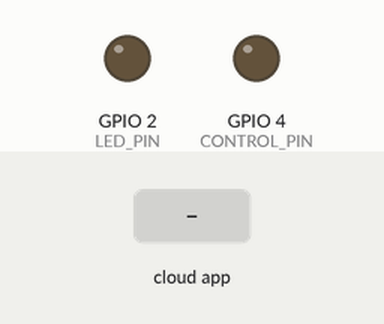
Recording of a sketch running on a simulated ESP32. On the bench: output pins drawn as LEDs (lit = HIGH). Inputs (shaded band) come from the test bench. WiFi joins after 1.5 s; servers stay silent unless stated; the Firebase database answers and starts empty.

Above: at 2.7 s.
2.8 s: the phone or cloud app sets state to 1
At 3.3 s:
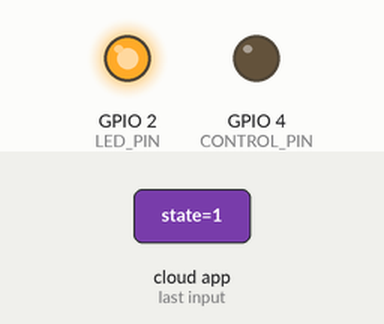
4.3 s: the phone or cloud app sets state to 1
At 5.4 s:
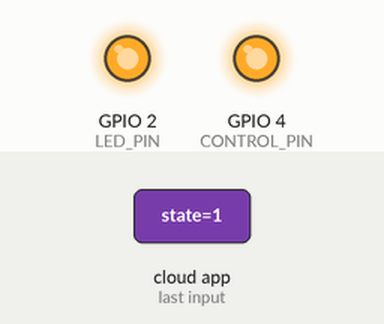
6.1 s: the phone or cloud app sets state to 0
At 7.0 s:
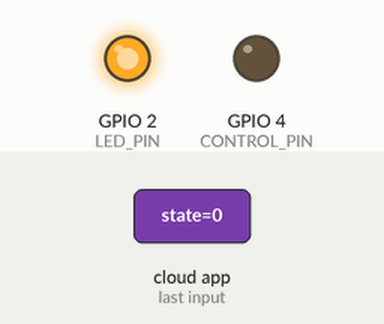
Timing chart, 0 to 9.1 s (numbered marks = the images above; inputs shaded):
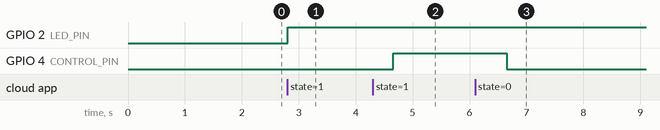

The sketch:

geezaflick.ino
```cpp
#include <WiFi.h>
#include <Firebase_ESP_Client.h>

/* WiFi Credentials */
#define WIFI_SSID "***"
#define WIFI_PASSWORD "***"

/* Firebase Credentials */
#define API_KEY "AIzaSyBAd7nGuGO-_2Q0DSMRJlyiAlf-OItHkgE"
#define USER_EMAIL "***"
#define USER_PASSWORD "***"
#define DATABASE_URL "https://geezaflick-default-rtdb.firebaseio.com/"

/* Pin Definitions */
#define CONTROL_PIN 4  // Pin for ESP32 to Arduino (Servo control)
#define LED_PIN 2      // LED control (if applicable)

/* Firebase Objects */
FirebaseData fbdo;
FirebaseAuth auth;
FirebaseConfig config;

unsigned long sendDataPrevMillis = 0;

void setup() {
  pinMode(LED_PIN, OUTPUT);
  pinMode(CONTROL_PIN, OUTPUT);

  WiFi.begin(WIFI_SSID, WIFI_PASSWORD);
  while (WiFi.status() != WL_CONNECTED) {
    delay(300);
  }

  /* Firebase Setup */
  config.api_key = API_KEY;
  auth.user.email = USER_EMAIL;
  auth.user.password = USER_PASSWORD;
  config.database_url = DATABASE_URL;

  Firebase.reconnectNetwork(true);
  fbdo.setBSSLBufferSize(4096, 1024);
  fbdo.setResponseSize(2048);
  Firebase.begin(&config, &auth);
  Firebase.setDoubleDigits(5);
  config.timeout.serverResponse = 10 * 1000;
}

void loop() {
  if (Firebase.ready() && (millis() - sendDataPrevMillis > 1000 || sendDataPrevMillis == 0)) {
    sendDataPrevMillis = millis();

    // Read servo state from Firebase
    if (Firebase.RTDB.getInt(&fbdo, "/servo/state")) {
      int servoState = fbdo.to<int>();

      // Send the servo state (HIGH or LOW) to the Arduino
      digitalWrite(CONTROL_PIN, servoState ? HIGH : LOW);
    }

    // Read LED state from Firebase (if necessary)
    if (Firebase.RTDB.getInt(&fbdo, "/led/state")) {
      int ledState = fbdo.to<int>();
      digitalWrite(LED_PIN, ledState ? HIGH : LOW);
    }
  }
  delay(100);
}
```

Measured:
- after the input at 2.8 s, GPIO 2 (LED_PIN): LOW → HIGH at once
- after the input at 4.3 s, GPIO 4 (CONTROL_PIN): LOW → HIGH after 0.36 s
- after the input at 6.1 s, GPIO 4 (CONTROL_PIN): HIGH → LOW after 0.56 s
